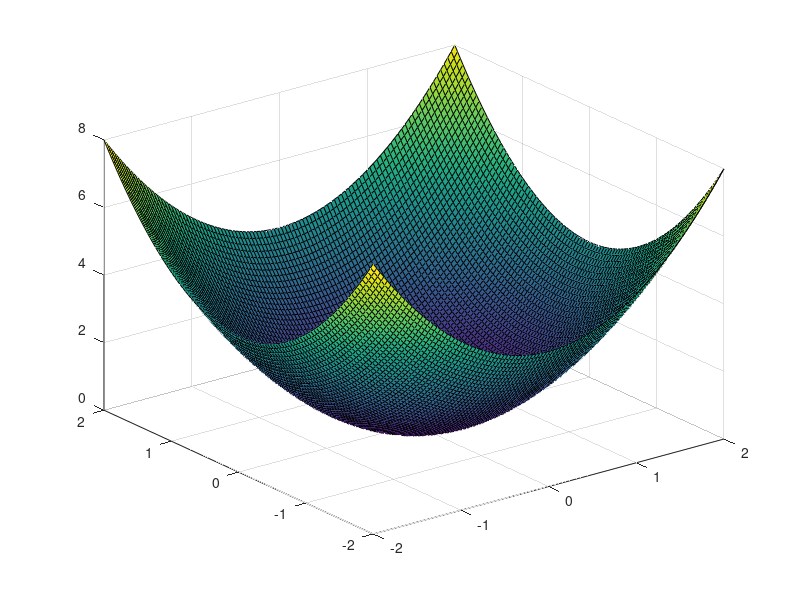

MATLAB code for this plot: (Note: this script raises an error after producing the figure.)
[x,y] = meshgrid(linspace(-2,2,100));
z = x.^2 + y.^2;

surf(x,y,z)
[F,V] = surf2patch(x,y,z,'triangles');
TR = triangulation(F,V);

stlwrite(TR,'paraboloid.stl');
